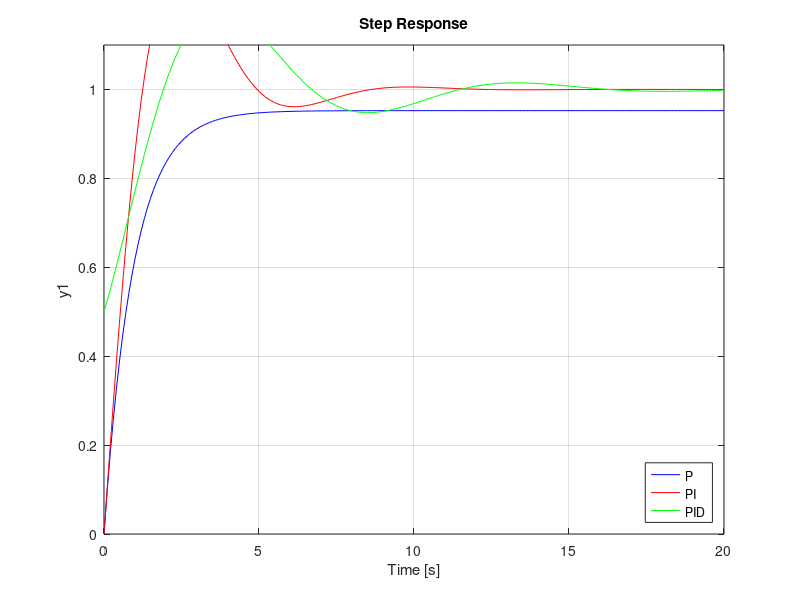

MATLAB code for this plot:
if exist('OCTAVE_VERSION', 'builtin')
    pkg load control;
end


% Note these values were chosen to accentuate the differences
Kp = 1000;
Ki = 1000;
Kd = 1000;

s = tf('s');
C = Kp + Ki/s + Kd*s;

C = pid(Kp, Ki, Kd);

%=========================================%

m = 1000;
b = 50;
r = 1;

s = tf('s');
P_cruise = 1/(m*s + b);
t = 0:0.1:20;

%=========================================%

C = pid(Kp);
T_P = feedback(C*P_cruise, 1);

%=========================================%

C = pid(Kp,Ki);

T_PI = feedback(C*P_cruise, 1);

%=========================================%

C = pid(Kp, Ki, Kd);

T_PID = feedback(C*P_cruise, 1);

%=========================================%

figure
step(r*T_P, 'b', r*T_PI, 'r', r*T_PID, 'g', t)
axis([0 20 0 1.1*r])
legend('P', 'PI', 'PID', 'Location', 'southeast')
